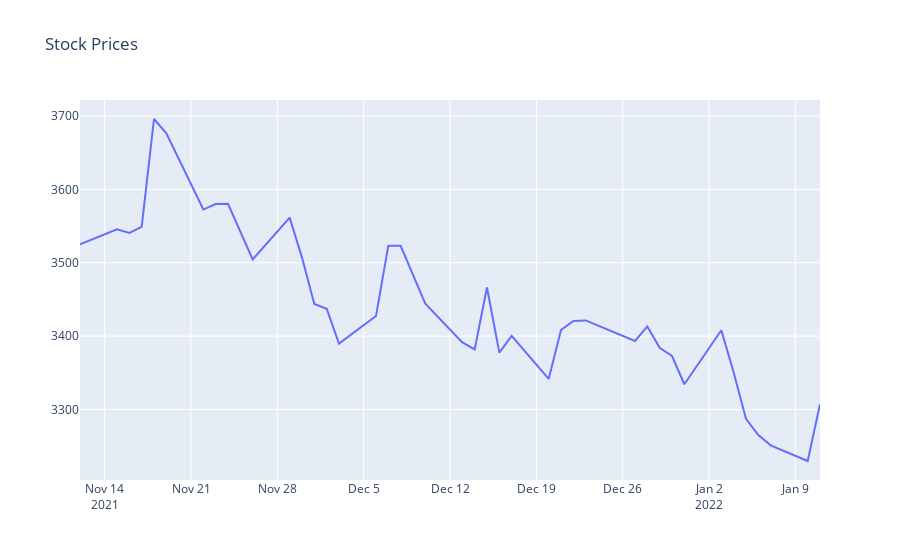

Notebook code for this chart:
### Code cell
# plot interactive chart for stocks data
interactive_plot(stock_price_df, 'Stock Prices')

### Figure 1 — Plotly figure (JSON) as saved in the notebook; plotly's stock layout.template omitted (floating-point values rounded to 4 significant figures)
{"data": [{"name": "Close", "type": "scatter", "x": ["2021-11-12", "2021-11-15", "2021-11-16", "2021-11-17", "2021-11-18", "2021-11-19", "2021-11-22", "2021-11-23", "2021-11-24", "2021-11-26", "2021-11-29", "2021-11-30", "2021-12-01", "2021-12-02", "2021-12-03", "2021-12-06", "2021-12-07", "2021-12-08", "2021-12-09", "2021-12-10", "2021-12-13", "2021-12-14", "2021-12-15", "2021-12-16", "2021-12-17", "2021-12-20", "2021-12-21", "2021-12-22", "2021-12-23", "2021-12-27", "2021-12-28", "2021-12-29", "2021-12-30", "2021-12-31", "2022-01-03", "2022-01-04", "2022-01-05", "2022-01-06", "2022-01-07", "2022-01-10", "2022-01-11"], "y": [3525.0, 3546.0, 3541.0, 3549, 3696.0, 3677.0, 3573.0, 3580.0, 3580.0, 3505.0, 3562.0, 3507.0, 3444.0, 3437.0, 3390.0, 3427.0, 3523.0, 3523.0, 3483.0, 3444.0, 3391.0, 3382.0, 3466.0, 3377.0, 3400.0, 3342.0, 3408.0, 3421.0, 3421.0, 3393.0, 3413.0, 3384.0, 3373.0, 3334.0, 3408.0, 3350.0, 3287.0, 3265.0, 3251.0, 3230.0, 3307.0]}], "layout": {"autosize": true, "legend": {"tracegroupgap": 0}, "title": {"text": "Stock Prices"}, "xaxis": {"anchor": "y", "autorange": true, "domain": [0, 1], "range": ["2021-11-12", "2022-01-11"], "type": "date"}, "yaxis": {"anchor": "x", "autorange": true, "domain": [0, 1], "range": [3204.0, 3722.0], "type": "linear"}}}
